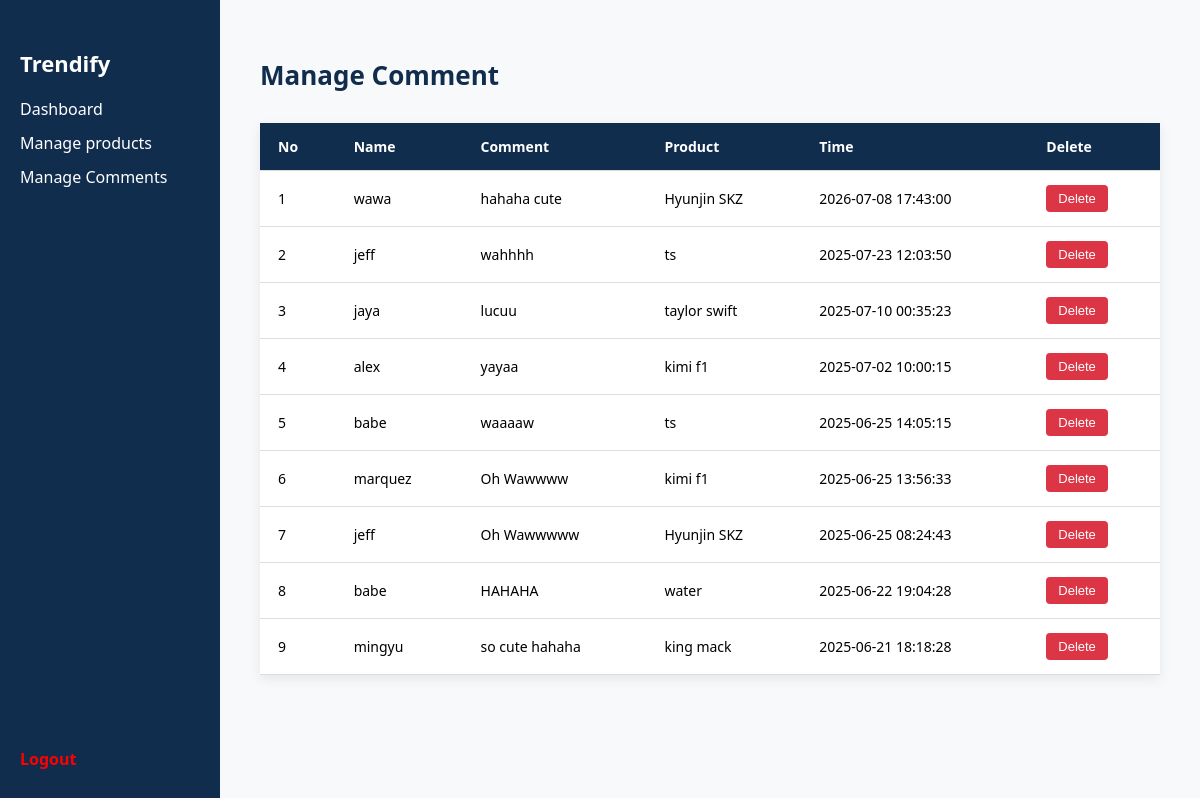
Page /dashboard/comment on the committed database.
### tables this page shows
CREATE TABLE comments (
    id INTEGER PRIMARY KEY AUTOINCREMENT,
    product_id INTEGER,
    comment TEXT,
    name TEXT,
    created_at TEXT DEFAULT CURRENT_TIMESTAMP,
    FOREIGN KEY (product_id) REFERENCES products(id)
);

CREATE TABLE products (
    id INTEGER PRIMARY KEY AUTOINCREMENT,
    title TEXT,
    description TEXT,
    price REAL,  -- ganti dari DECIMAL ke REAL (SQLite)
    artist TEXT,
    image_path TEXT
);

### routes.py (the view)
@app.route('/dashboard/comment')
def dashboard_comment():
    conn = sqlite3.connect('Trendify.db')
    conn.row_factory = sqlite3.Row
    cursor = conn.cursor()
    cursor.execute('''
        SELECT comments.id, comments.name, comments.comment, comments.created_at, products.title
        FROM comments
        JOIN products ON comments.product_id = products.id
        ORDER BY comments.created_at DESC
    ''')
    comments = cursor.fetchall()
    conn.close()
    return render_template('dashboard_comment.html', comments=comments)

### routes.py (called while the page is built)
@app.context_processor
def inject_wa_number():
    return {'wa_number': os.environ.get("WA_NUMBER")}

### templates/dashboard_comment.html (shortened to what this page needs)
<!DOCTYPE html>
<html lang="id">
<head>
</head>
<body>
  {% include 'sidebar_component.html' %}
  <div class="main">
    <h1>Manage Comment</h1>
    <table>
      <thead>
        <tr>
          <th>No</th>
          <th>Name</th>
          <th>Comment</th>
          <th>Product</th>
          <th>Time</th>
          <th>Delete</th>
        </tr>
      </thead>
      <tbody>
        {% for comment in comments %}
        <tr>
          <td>{{ loop.index }}</td>
          <td>{{ comment.name }}</td>
          <td>{{ comment.comment }}</td>
          <td>{{ comment.title }}</td>
          <td>{{ comment.created_at }}</td>
          <td>
            <form method="POST" action="{{ url_for('delete_comment', comment_id=comment.id) }}" onsubmit="return confirm('Are you sure you want to delete this comment?');">
              <button type="submit" class="delete-btn">Delete</button>
            </form>
          </td>
        </tr>
        {% endfor %}
      </tbody>
    </table>
  </div>
</body>
</html>

### templates/dashboard_comment.html (style rules this page uses)
body { margin: 0; font-family: 'Segoe UI', sans-serif; background: #f8f9fb; }
.main { margin-left: 220px; padding: 40px; }
h1 { margin-bottom: 30px; font-size: 26px; color: #112d4e; }
table { width: 100%; border-collapse: collapse; background-color: #fff; box-shadow: 0 4px 12px rgba(0, 0, 0, 0.08); }
th, td { padding: 14px 18px; text-align: left; border-bottom: 1px solid #ddd; font-size: 14px; }
th { background-color: #112d4e; color: #fff; }
.delete-btn { background-color: #dc3545; color: white; padding: 6px 12px; border: none; border-radius: 4px; cursor: pointer; font-size: 13px; }

### rows in the picture
comments: name "wawa", comment "hahaha cute", title "Hyunjin SKZ", created_at "2026-07-08 17:43:00"
comments: name "jeff", comment "wahhhh", title "ts", created_at "2025-07-23 12:03:50"
comments: name "jaya", comment "lucuu", title "taylor swift", created_at "2025-07-10 00:35:23"
comments: name "alex", comment "yayaa", title "kimi f1", created_at "2025-07-02 10:00:15"
comments: name "babe", comment "waaaaw", title "ts", created_at "2025-06-25 14:05:15"
comments: name "marquez", comment "Oh Wawwww", title "kimi f1", created_at "2025-06-25 13:56:33"
comments: name "jeff", comment "Oh Wawwwww", title "Hyunjin SKZ", created_at "2025-06-25 08:24:43"
comments: name "babe", comment "HAHAHA", title "water", created_at "2025-06-22 19:04:28"
comments: name "mingyu", comment "so cute hahaha", title "king mack", created_at "2025-06-21 18:18:28"
